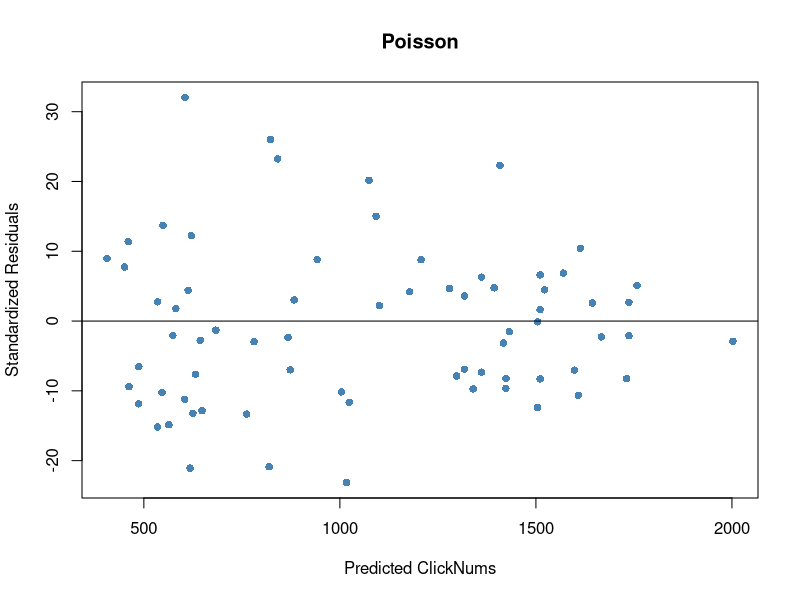
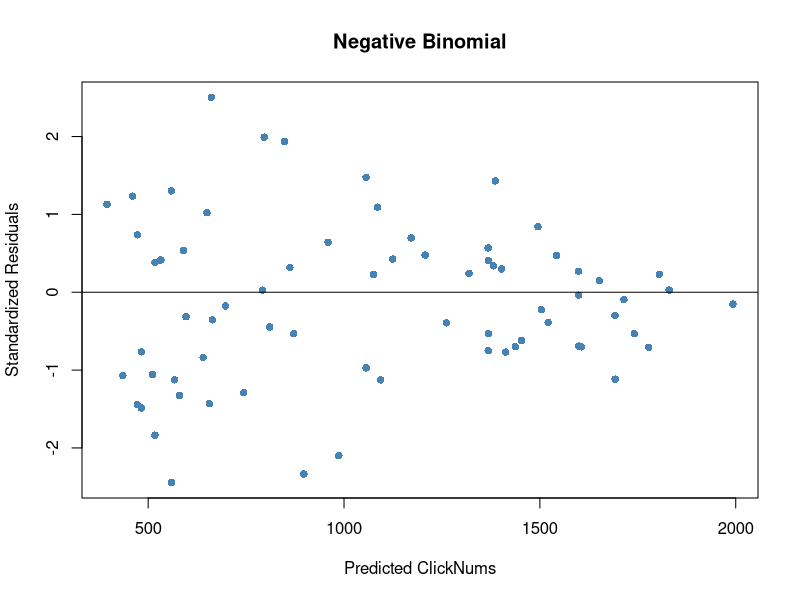

Source code (R) for these figures, in order:

# load data about relationship between designs and clicknumber
dat1 <- read.table("./data/dat1.csv",
                   sep=",",
                   header=TRUE,
                   na.strings=c(''),
                   fill=TRUE)

# ** make a poisson regression model **
p_model_glm<-glm(click~.,dat1,family=poisson)
summary(p_model_glm)


p_model_glm2<-step(p_model_glm)


mean(dat1[,13])

var(dat1[,13])

# ** Negative binomial regression model is more suitable because mean < variance.

# make a negative binomial regression model
library(MASS)
nb_model_glmnb<-glm.nb(click~.,dat1)
summary(nb_model_glmnb)


# Which is more suitable, poisson regression or negatibe binomial regression ?
# Poisson regression model
## get residuals from poisson regression model
p_res <- resid(p_model_glm)

## plot between predicted click num and designs
plot(fitted(p_model_glm), p_res, col='steelblue', pch=16,
     xlab='Predicted ClickNums', ylab='Standardized Residuals', main='Poisson')

abline(0,0)


# Negative binomial regression model
## get residuals from binomial regression model
nb_res <- resid(nb_model_glmnb)

plot(fitted(nb_model_glmnb), nb_res, col='steelblue', pch=16,
     xlab='Predicted ClickNums', ylab='Standardized Residuals', main='Negative Binomial')

abline(0,0)

